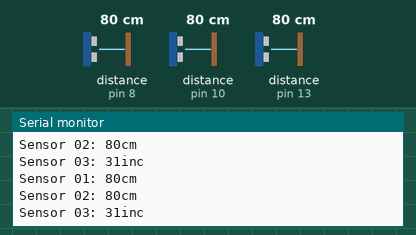
Recording of a sketch running on a simulated Arduino Uno, built with avr-gcc and run on an emulated ATmega328P. Parts: the last lines printed to the serial monitor. Inputs (shaded band) come from the test bench; at power-on: distance to the obstacle (sensors on pin 8, pin 10, pin 13) 80 cm.

Above: at 1.8 s.
1.9 s: distance to the obstacle (sensor on pin 8) set to 2 cm
At 2.9 s:
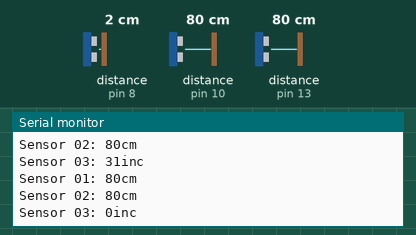
3.4 s: distance to the obstacle (sensor on pin 10) set to 2 cm
At 4.7 s:
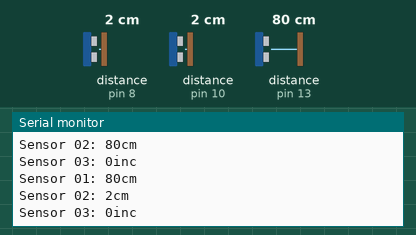
4.9 s: distance to the obstacle (sensor on pin 13) set to 2 cm
At 5.9 s:
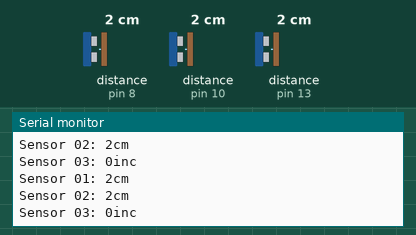
6.4 s: distance to the obstacle (sensor on pin 8) set to 4 cm
At 7.7 s:
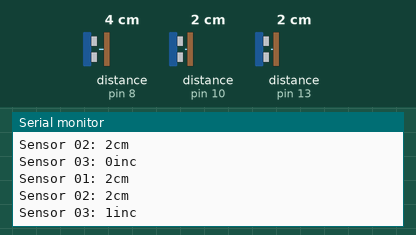
7.9 s: distance to the obstacle (sensor on pin 10) set to 4 cm
At 8.9 s:
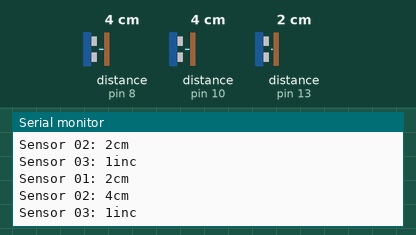
9.4 s: distance to the obstacle (sensor on pin 13) set to 4 cm
At 10.9 s:
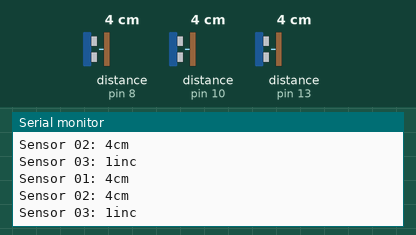
Timing chart, 0 to 11.9 s (numbered marks = the images above; inputs shaded):
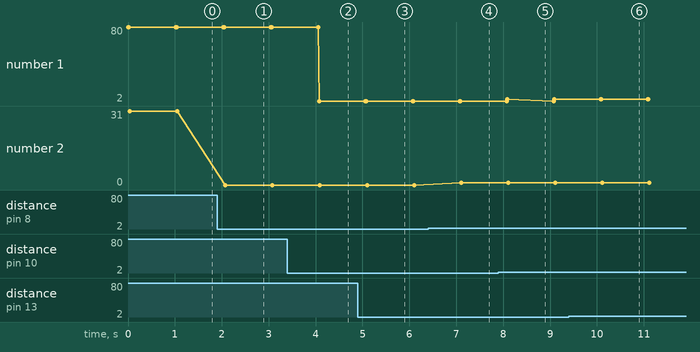

Measured:
- after the input at 1.9 s, the serial monitor: prints a new line after 0.17 s (image 1)
- after the input at 3.4 s, the serial monitor: prints a new line after 0.67 s (image 2)
- after the input at 4.9 s, the serial monitor: prints a new line after 0.16 s (image 3)
- after the input at 6.4 s, the serial monitor: prints a new line after 0.70 s (image 4)
- after the input at 7.9 s, the serial monitor: prints a new line after 0.19 s (image 5)
- after the input at 9.4 s, the serial monitor: prints a new line after 0.68 s (image 6)
- plotted number 1: 2 → 4 after the input at 7.9 s
- plotted number 2: 31 → 0 after the input at 1.9 s

The sketch:

MultipleUltrasonicSensors.ino
```cpp
// (licence header left out)
#include <Ultrasonic.h>

Ultrasonic ultrasonic1(12, 13);	// An ultrasonic sensor HC-04
Ultrasonic ultrasonic2(10);		// An ultrasonic sensor PING)))
Ultrasonic ultrasonic3(8);		// An Seeed Studio ultrasonic sensor


void setup() {
  Serial.begin(9600);
}

void loop() {
  Serial.print("Sensor 01: ");
  Serial.print(ultrasonic1.distanceRead()); // Prints the distance on the default unit (centimeters)
  Serial.println("cm");

  Serial.print("Sensor 02: ");
  Serial.print(ultrasonic2.distanceRead(CM)); // Prints the distance making the unit explicit
  Serial.println("cm");

  Serial.print("Sensor 03: ");
  Serial.print(ultrasonic3.distanceRead(INC)); // Prints the distance in inches
  Serial.println("inc");

  delay(1000);
}
```
